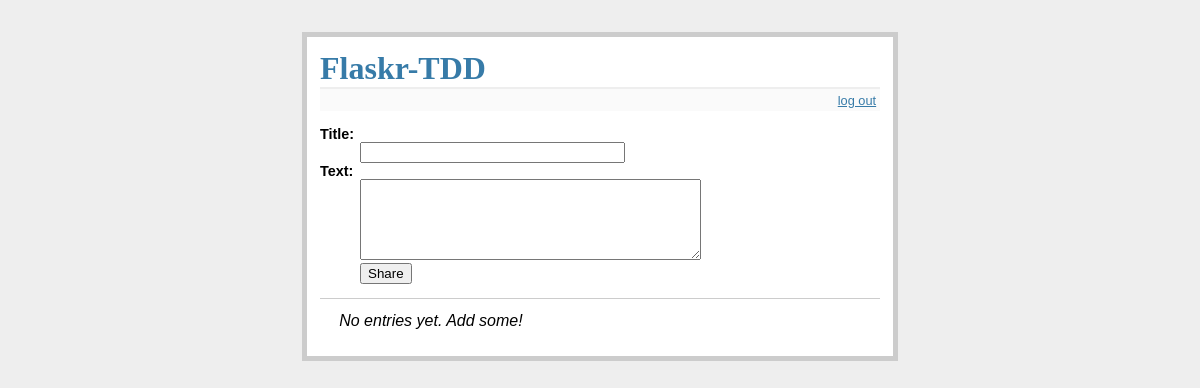
The page / (signed in) on the database as committed earlier.
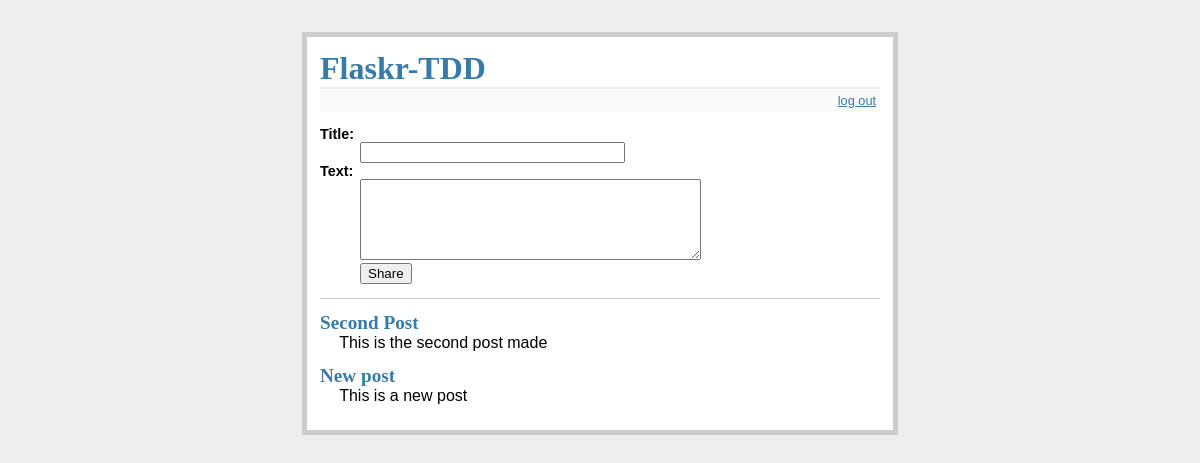
The same page on the database as committed later.
### tables this page shows
CREATE TABLE entries (
    id integer primary key autoincrement,
    title text not null,
    text text not null
);

### project/app.py (the view)
@app.route("/")
def index():
    db = get_db()
    cur = db.execute('select * from entries order by id desc')
    entries = cur.fetchall()
    return render_template('index.html', entries=entries)

### project/app.py (called while the page is built)
def connect_db():
    rv = sqlite3.connect(app.config["DATABASE"])
    rv.row_factory = sqlite3.Row
    return rv

def get_db():
    if not hasattr(g, "sqlite_db"):
        g.sqlite_db = connect_db()
    return g.sqlite_db

### project/templates/index.html (shortened to what this page needs)
<!DOCTYPE html>
<html>
  <head>
    <link
      rel="stylesheet"
      type="text/css"
      href="{{ url_for('static', filename='style.css') }}"
    />
  </head>
  <body>
    <div class="page">
      <h1>Flaskr-TDD</h1>
      <div class="metanav">
        {% if not session.logged_in %}
        <a href="{{ url_for('login') }}">log in</a>
        {% else %}
        <a href="{{ url_for('logout') }}">log out</a>
        {% endif %}
      </div>
       {% block body %}{% endblock %} {% if session.logged_in %}
      <form
        action="{{ url_for('add_entry') }}"
        method="post"
        class="add-entry"
      >
        <dl>
          <dt>Title:</dt>
          <dd><input type="text" size="30" name="title" /></dd>
          <dt>Text:</dt>
          <dd><textarea name="text" rows="5" cols="40"></textarea></dd>
          <dd><input type="submit" value="Share" /></dd>
        </dl>
      </form>
      {% endif %}
      <ul class="entries">
        {% for entry in entries %}
        <li>
          <h2>{{ entry.title }}</h2>
          {{ entry.text|safe }}
        </li>
        {% else %}
        <li><em>No entries yet. Add some!</em></li>
        {% endfor %}
      </ul>
    </div>
  </body>
</html>

### project/static/style.css (style rules this page uses)
body { font-family: sans-serif; background: #eee; }
a, h1, h2 { color: #377ba8; }
h1, h2 { font-family: "Georgia", serif; margin: 0; }
h1 { border-bottom: 2px solid #eee; }
h2 { font-size: 1.2em; }
.page { margin: 2em auto; width: 35em; border: 5px solid #ccc; padding: 0.8em; background: white; }
.entries { list-style: none; margin: 0; padding: 0; }
.entries li { margin: 0.8em 1.2em; }
.entries li h2 { margin-left: -1em; }
.add-entry { font-size: 0.9em; border-bottom: 1px solid #ccc; }
.add-entry dl { font-weight: bold; }
.metanav { text-align: right; font-size: 0.8em; padding: 0.3em; margin-bottom: 1em; background: #fafafa; }

Rows that differ between the two databases and show on the page:
added entries: title "Second Post", text "This is the second post made"
added entries: title "New post", text "This is a new post"
Other text that changed with them:
text no longer shown: "No entries yet. Add some!"
